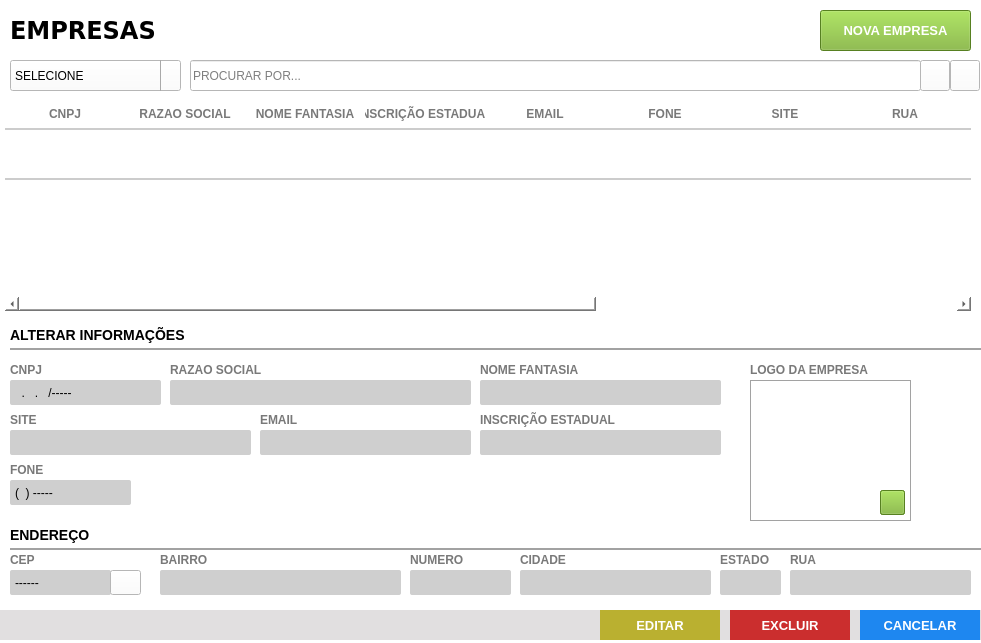
<?xml version="1.0" encoding="UTF-8"?>
<ui version="4.0">
 <class>Frame</class>
 <widget class="QFrame" name="Frame">
  <property name="geometry">
   <rect>
    <x>0</x>
    <y>0</y>
    <width>981</width>
    <height>643</height>
   </rect>
  </property>
  <property name="windowTitle">
   <string>Lista de Empresas</string>
  </property>
  <property name="styleSheet">
   <string notr="true">background: #FFF;</string>
  </property>
  <widget class="QFrame" name="fr_titulo_servicos">
   <property name="geometry">
    <rect>
     <x>0</x>
     <y>0</y>
     <width>981</width>
     <height>60</height>
    </rect>
   </property>
   <property name="styleSheet">
    <string notr="true"/>
   </property>
   <widget class="QLabel" name="lb_tituloClientes_2">
    <property name="geometry">
     <rect>
      <x>10</x>
      <y>15</y>
      <width>200</width>
      <height>30</height>
     </rect>
    </property>
    <property name="font">
     <font>
      <family>DejaVu Sans</family>
      <pointsize>18</pointsize>
      <weight>75</weight>
      <bold>true</bold>
     </font>
    </property>
    <property name="styleSheet">
     <string notr="true">color: rgb(0, 0, 0)</string>
    </property>
    <property name="text">
     <string>EMPRESAS</string>
    </property>
   </widget>
   <widget class="QPushButton" name="bt_novo">
    <property name="geometry">
     <rect>
      <x>820</x>
      <y>10</y>
      <width>151</width>
      <height>41</height>
     </rect>
    </property>
    <property name="font">
     <font>
      <family>Tahoma</family>
      <pointsize>10</pointsize>
      <weight>75</weight>
      <bold>true</bold>
     </font>
    </property>
    <property name="cursor">
     <cursorShape>PointingHandCursor</cursorShape>
    </property>
    <property name="focusPolicy">
     <enum>Qt::NoFocus</enum>
    </property>
    <property name="contextMenuPolicy">
     <enum>Qt::ActionsContextMenu</enum>
    </property>
    <property name="styleSheet">
     <string notr="true">QPushButton {
background-color: #7AB32E;
color: #FFF
 }
QPushButton:hover{
background-color: #40a286
}</string>
    </property>
    <property name="text">
     <string>NOVA EMPRESA</string>
    </property>
    <property name="iconSize">
     <size>
      <width>75</width>
      <height>35</height>
     </size>
    </property>
   </widget>
  </widget>
  <widget class="QTableWidget" name="tb_empresa">
   <property name="geometry">
    <rect>
     <x>0</x>
     <y>100</y>
     <width>971</width>
     <height>211</height>
    </rect>
   </property>
   <property name="cursor" stdset="0">
    <cursorShape>PointingHandCursor</cursorShape>
   </property>
   <property name="focusPolicy">
    <enum>Qt::WheelFocus</enum>
   </property>
   <property name="styleSheet">
    <string notr="true">QTableView{
color: #797979;
font-weight: bold;
font-size: 13px;
background: #FFF;
padding: 0 0 0 5px;
}
QHeaderView:section{
background: #FFF;
padding: 5px 0 ;
font-size: 12px;
font-family: &quot;Arial&quot;;
font-weight: bold;
color: #797979;
border: none;
border-bottom: 2px solid #CCC;
text-transform: uppercase
}
QTableView::item {
border-bottom: 2px solid #CCC;
padding: 2px;
}

</string>
   </property>
   <property name="frameShape">
    <enum>QFrame::NoFrame</enum>
   </property>
   <property name="frameShadow">
    <enum>QFrame::Plain</enum>
   </property>
   <property name="autoScrollMargin">
    <number>20</number>
   </property>
   <property name="editTriggers">
    <set>QAbstractItemView::NoEditTriggers</set>
   </property>
   <property name="selectionMode">
    <enum>QAbstractItemView::NoSelection</enum>
   </property>
   <property name="selectionBehavior">
    <enum>QAbstractItemView::SelectRows</enum>
   </property>
   <property name="showGrid">
    <bool>false</bool>
   </property>
   <property name="gridStyle">
    <enum>Qt::NoPen</enum>
   </property>
   <property name="wordWrap">
    <bool>false</bool>
   </property>
   <property name="rowCount">
    <number>1</number>
   </property>
   <attribute name="horizontalHeaderDefaultSectionSize">
    <number>120</number>
   </attribute>
   <attribute name="horizontalHeaderHighlightSections">
    <bool>false</bool>
   </attribute>
   <attribute name="horizontalHeaderStretchLastSection">
    <bool>true</bool>
   </attribute>
   <attribute name="verticalHeaderVisible">
    <bool>false</bool>
   </attribute>
   <attribute name="verticalHeaderMinimumSectionSize">
    <number>20</number>
   </attribute>
   <attribute name="verticalHeaderDefaultSectionSize">
    <number>50</number>
   </attribute>
   <row>
    <property name="text">
     <string>1</string>
    </property>
   </row>
   <column>
    <property name="text">
     <string>CNPJ</string>
    </property>
   </column>
   <column>
    <property name="text">
     <string>RAZAO SOCIAL</string>
    </property>
   </column>
   <column>
    <property name="text">
     <string>NOME FANTASIA</string>
    </property>
   </column>
   <column>
    <property name="text">
     <string>INSCRIÇÃO ESTADUAL</string>
    </property>
   </column>
   <column>
    <property name="text">
     <string>EMAIL</string>
    </property>
   </column>
   <column>
    <property name="text">
     <string>FONE</string>
    </property>
   </column>
   <column>
    <property name="text">
     <string>SITE</string>
    </property>
   </column>
   <column>
    <property name="text">
     <string>RUA</string>
    </property>
   </column>
   <column>
    <property name="text">
     <string>BAIRRO</string>
    </property>
   </column>
   <column>
    <property name="text">
     <string>NUMERO</string>
    </property>
   </column>
   <column>
    <property name="text">
     <string>CIDADE</string>
    </property>
   </column>
   <column>
    <property name="text">
     <string>ESTADO</string>
    </property>
   </column>
   <column>
    <property name="text">
     <string>CEP</string>
    </property>
   </column>
  </widget>
  <widget class="QLabel" name="lb_FormProdutos_6">
   <property name="geometry">
    <rect>
     <x>170</x>
     <y>360</y>
     <width>181</width>
     <height>20</height>
    </rect>
   </property>
   <property name="styleSheet">
    <string notr="true">QLabel{
font-size: 12px;
font-family: &quot;Arial Unicode MS&quot;;
font-weight: bold;
color: #797979
}</string>
   </property>
   <property name="text">
    <string>RAZAO SOCIAL</string>
   </property>
  </widget>
  <widget class="QLineEdit" name="tx_razao_social">
   <property name="geometry">
    <rect>
     <x>170</x>
     <y>380</y>
     <width>301</width>
     <height>25</height>
    </rect>
   </property>
   <property name="focusPolicy">
    <enum>Qt::WheelFocus</enum>
   </property>
   <property name="styleSheet">
    <string notr="true">QLineEdit{
background: #CFCFCF;
border-radius: 2px;
color: #000;
padding-left: 3px;
font: 13px &quot;Arial&quot; 
}
QLineEdit:Focus {
border: 1px solid red;
}</string>
   </property>
   <property name="placeholderText">
    <string/>
   </property>
  </widget>
  <widget class="QFrame" name="fr_botoes">
   <property name="geometry">
    <rect>
     <x>0</x>
     <y>610</y>
     <width>991</width>
     <height>30</height>
    </rect>
   </property>
   <property name="styleSheet">
    <string notr="true">background:#E1DFE0;
border: none;</string>
   </property>
   <widget class="QPushButton" name="bt_cancelar">
    <property name="geometry">
     <rect>
      <x>860</x>
      <y>0</y>
      <width>120</width>
      <height>30</height>
     </rect>
    </property>
    <property name="font">
     <font>
      <pointsize>10</pointsize>
      <weight>75</weight>
      <bold>true</bold>
     </font>
    </property>
    <property name="cursor">
     <cursorShape>PointingHandCursor</cursorShape>
    </property>
    <property name="focusPolicy">
     <enum>Qt::NoFocus</enum>
    </property>
    <property name="contextMenuPolicy">
     <enum>Qt::ActionsContextMenu</enum>
    </property>
    <property name="styleSheet">
     <string notr="true">QPushButton {
background-color: #1E87F0;
color: #FFF
 }
QPushButton:hover{
background-color: #40a286
}</string>
    </property>
    <property name="text">
     <string>CANCELAR</string>
    </property>
    <property name="iconSize">
     <size>
      <width>75</width>
      <height>35</height>
     </size>
    </property>
   </widget>
   <widget class="QPushButton" name="bt_salvar">
    <property name="geometry">
     <rect>
      <x>600</x>
      <y>0</y>
      <width>120</width>
      <height>30</height>
     </rect>
    </property>
    <property name="font">
     <font>
      <family>Tahoma</family>
      <pointsize>10</pointsize>
      <weight>75</weight>
      <bold>true</bold>
     </font>
    </property>
    <property name="cursor">
     <cursorShape>PointingHandCursor</cursorShape>
    </property>
    <property name="focusPolicy">
     <enum>Qt::NoFocus</enum>
    </property>
    <property name="contextMenuPolicy">
     <enum>Qt::ActionsContextMenu</enum>
    </property>
    <property name="styleSheet">
     <string notr="true">QPushButton {
	background-color: rgb(186, 176, 48);
color: #FFF
 }
QPushButton:hover{
	background-color: rgb(217, 202, 49);
}</string>
    </property>
    <property name="text">
     <string>EDITAR</string>
    </property>
    <property name="iconSize">
     <size>
      <width>75</width>
      <height>35</height>
     </size>
    </property>
   </widget>
   <widget class="QPushButton" name="bt_excluir">
    <property name="geometry">
     <rect>
      <x>730</x>
      <y>0</y>
      <width>120</width>
      <height>30</height>
     </rect>
    </property>
    <property name="font">
     <font>
      <family>Tahoma</family>
      <pointsize>10</pointsize>
      <weight>75</weight>
      <bold>true</bold>
     </font>
    </property>
    <property name="cursor">
     <cursorShape>PointingHandCursor</cursorShape>
    </property>
    <property name="focusPolicy">
     <enum>Qt::NoFocus</enum>
    </property>
    <property name="contextMenuPolicy">
     <enum>Qt::ActionsContextMenu</enum>
    </property>
    <property name="styleSheet">
     <string notr="true">QPushButton {
	background-color: rgb(203, 46, 46);
color: #FFF
 }
QPushButton:hover{
	background-color: rgb(253, 99, 99);
}</string>
    </property>
    <property name="text">
     <string>EXCLUIR</string>
    </property>
    <property name="iconSize">
     <size>
      <width>75</width>
      <height>35</height>
     </size>
    </property>
   </widget>
  </widget>
  <widget class="QLineEdit" name="tx_cnpj">
   <property name="geometry">
    <rect>
     <x>10</x>
     <y>380</y>
     <width>151</width>
     <height>25</height>
    </rect>
   </property>
   <property name="focusPolicy">
    <enum>Qt::WheelFocus</enum>
   </property>
   <property name="styleSheet">
    <string notr="true">QLineEdit{
background: #CFCFCF;
border-radius: 2px;
color: #000;
padding-left: 3px;
font: 13px &quot;Arial&quot; 
}
QLineEdit:Focus {
border: 1px solid red;
}</string>
   </property>
   <property name="inputMask">
    <string>##.###.###/####-##</string>
   </property>
   <property name="text">
    <string>../----</string>
   </property>
   <property name="placeholderText">
    <string/>
   </property>
  </widget>
  <widget class="QLabel" name="lb_FormProdutos_7">
   <property name="geometry">
    <rect>
     <x>10</x>
     <y>360</y>
     <width>61</width>
     <height>20</height>
    </rect>
   </property>
   <property name="styleSheet">
    <string notr="true">QLabel{
font-size: 12px;
font-family: &quot;Arial Unicode MS&quot;;
font-weight: bold;
color: #797979
}</string>
   </property>
   <property name="text">
    <string>CNPJ</string>
   </property>
  </widget>
  <widget class="QLabel" name="lb_FormProdutos_8">
   <property name="geometry">
    <rect>
     <x>480</x>
     <y>360</y>
     <width>111</width>
     <height>20</height>
    </rect>
   </property>
   <property name="styleSheet">
    <string notr="true">QLabel{
font-size: 12px;
font-family: &quot;Arial Unicode MS&quot;;
font-weight: bold;
color: #797979
}</string>
   </property>
   <property name="text">
    <string>NOME FANTASIA</string>
   </property>
  </widget>
  <widget class="QLineEdit" name="tx_nome_fantasia">
   <property name="geometry">
    <rect>
     <x>480</x>
     <y>380</y>
     <width>241</width>
     <height>25</height>
    </rect>
   </property>
   <property name="focusPolicy">
    <enum>Qt::WheelFocus</enum>
   </property>
   <property name="styleSheet">
    <string notr="true">QLineEdit{
background: #CFCFCF;
border-radius: 2px;
color: #000;
padding-left: 3px;
font: 13px &quot;Arial&quot; 
}
QLineEdit:Focus {
border: 1px solid red;
}</string>
   </property>
   <property name="inputMask">
    <string/>
   </property>
   <property name="text">
    <string/>
   </property>
   <property name="placeholderText">
    <string/>
   </property>
  </widget>
  <widget class="QLineEdit" name="tx_inscricao">
   <property name="geometry">
    <rect>
     <x>480</x>
     <y>430</y>
     <width>241</width>
     <height>25</height>
    </rect>
   </property>
   <property name="focusPolicy">
    <enum>Qt::WheelFocus</enum>
   </property>
   <property name="styleSheet">
    <string notr="true">QLineEdit{
background: #CFCFCF;
border-radius: 2px;
color: #000;
padding-left: 3px;
font: 13px &quot;Arial&quot; 
}
QLineEdit:Focus {
border: 1px solid red;
}</string>
   </property>
   <property name="inputMask">
    <string>#########</string>
   </property>
   <property name="text">
    <string/>
   </property>
   <property name="placeholderText">
    <string/>
   </property>
  </widget>
  <widget class="QLabel" name="lb_FormProdutos_9">
   <property name="geometry">
    <rect>
     <x>480</x>
     <y>410</y>
     <width>161</width>
     <height>20</height>
    </rect>
   </property>
   <property name="styleSheet">
    <string notr="true">QLabel{
font-size: 12px;
font-family: &quot;Arial Unicode MS&quot;;
font-weight: bold;
color: #797979
}</string>
   </property>
   <property name="text">
    <string>INSCRIÇÃO ESTADUAL</string>
   </property>
  </widget>
  <widget class="QLabel" name="lb_FormProdutos_10">
   <property name="geometry">
    <rect>
     <x>260</x>
     <y>410</y>
     <width>111</width>
     <height>20</height>
    </rect>
   </property>
   <property name="styleSheet">
    <string notr="true">QLabel{
font-size: 12px;
font-family: &quot;Arial Unicode MS&quot;;
font-weight: bold;
color: #797979
}</string>
   </property>
   <property name="text">
    <string>EMAIL</string>
   </property>
  </widget>
  <widget class="QLineEdit" name="tx_email">
   <property name="geometry">
    <rect>
     <x>260</x>
     <y>430</y>
     <width>211</width>
     <height>25</height>
    </rect>
   </property>
   <property name="focusPolicy">
    <enum>Qt::WheelFocus</enum>
   </property>
   <property name="styleSheet">
    <string notr="true">QLineEdit{
background: #CFCFCF;
border-radius: 2px;
color: #000;
padding-left: 3px;
font: 13px &quot;Arial&quot; 
}
QLineEdit:Focus {
border: 1px solid red;
}</string>
   </property>
   <property name="inputMask">
    <string/>
   </property>
   <property name="text">
    <string/>
   </property>
   <property name="placeholderText">
    <string/>
   </property>
  </widget>
  <widget class="QLabel" name="lb_FormProdutos_11">
   <property name="geometry">
    <rect>
     <x>10</x>
     <y>460</y>
     <width>111</width>
     <height>20</height>
    </rect>
   </property>
   <property name="styleSheet">
    <string notr="true">QLabel{
font-size: 12px;
font-family: &quot;Arial Unicode MS&quot;;
font-weight: bold;
color: #797979
}</string>
   </property>
   <property name="text">
    <string>FONE</string>
   </property>
  </widget>
  <widget class="QLineEdit" name="tx_fone">
   <property name="geometry">
    <rect>
     <x>10</x>
     <y>480</y>
     <width>121</width>
     <height>25</height>
    </rect>
   </property>
   <property name="focusPolicy">
    <enum>Qt::WheelFocus</enum>
   </property>
   <property name="styleSheet">
    <string notr="true">QLineEdit{
background: #CFCFCF;
border-radius: 2px;
color: #000;
padding-left: 3px;
font: 13px &quot;Arial&quot; 
}
QLineEdit:Focus {
border: 1px solid red;
}</string>
   </property>
   <property name="inputMask">
    <string>(##) ####-####</string>
   </property>
   <property name="text">
    <string>() -----</string>
   </property>
   <property name="placeholderText">
    <string/>
   </property>
  </widget>
  <widget class="QLabel" name="lb_FormProdutos_12">
   <property name="geometry">
    <rect>
     <x>10</x>
     <y>410</y>
     <width>111</width>
     <height>20</height>
    </rect>
   </property>
   <property name="styleSheet">
    <string notr="true">QLabel{
font-size: 12px;
font-family: &quot;Arial Unicode MS&quot;;
font-weight: bold;
color: #797979
}</string>
   </property>
   <property name="text">
    <string>SITE</string>
   </property>
  </widget>
  <widget class="QLineEdit" name="tx_site">
   <property name="geometry">
    <rect>
     <x>10</x>
     <y>430</y>
     <width>241</width>
     <height>25</height>
    </rect>
   </property>
   <property name="focusPolicy">
    <enum>Qt::WheelFocus</enum>
   </property>
   <property name="styleSheet">
    <string notr="true">QLineEdit{
background: #CFCFCF;
border-radius: 2px;
color: #000;
padding-left: 3px;
font: 13px &quot;Arial&quot; 
}
QLineEdit:Focus {
border: 1px solid red;
}</string>
   </property>
   <property name="inputMask">
    <string/>
   </property>
   <property name="text">
    <string/>
   </property>
   <property name="placeholderText">
    <string/>
   </property>
  </widget>
  <widget class="QLabel" name="lb_FormProdutos">
   <property name="geometry">
    <rect>
     <x>10</x>
     <y>520</y>
     <width>971</width>
     <height>30</height>
    </rect>
   </property>
   <property name="styleSheet">
    <string notr="true">QLabel{
font-size: 14px;
font-family: &quot;Arial&quot;;
font-weight: bold;

border-bottom: 2px solid #A2A2A2
}</string>
   </property>
   <property name="text">
    <string>ENDEREÇO</string>
   </property>
  </widget>
  <widget class="QLabel" name="lb_FormProdutos_2">
   <property name="geometry">
    <rect>
     <x>10</x>
     <y>320</y>
     <width>971</width>
     <height>30</height>
    </rect>
   </property>
   <property name="styleSheet">
    <string notr="true">QLabel{
font-size: 14px;
font-family: &quot;Arial&quot;;
font-weight: bold;

border-bottom: 2px solid #A2A2A2
}</string>
   </property>
   <property name="text">
    <string>ALTERAR INFORMAÇÕES</string>
   </property>
  </widget>
  <widget class="QPushButton" name="bt_refresh">
   <property name="geometry">
    <rect>
     <x>950</x>
     <y>60</y>
     <width>30</width>
     <height>31</height>
    </rect>
   </property>
   <property name="font">
    <font>
     <family>Arial</family>
    </font>
   </property>
   <property name="cursor">
    <cursorShape>PointingHandCursor</cursorShape>
   </property>
   <property name="focusPolicy">
    <enum>Qt::NoFocus</enum>
   </property>
   <property name="contextMenuPolicy">
    <enum>Qt::NoContextMenu</enum>
   </property>
   <property name="toolTip">
    <string>ATUALIZAR TABELA</string>
   </property>
   <property name="text">
    <string/>
   </property>
   <property name="icon">
    <iconset>
     <normaloff>../Imagens/refresh.png</normaloff>../Imagens/refresh.png</iconset>
   </property>
  </widget>
  <widget class="QLineEdit" name="tx_busca">
   <property name="geometry">
    <rect>
     <x>190</x>
     <y>60</y>
     <width>731</width>
     <height>31</height>
    </rect>
   </property>
   <property name="font">
    <font>
     <family>Arial</family>
    </font>
   </property>
   <property name="focusPolicy">
    <enum>Qt::ClickFocus</enum>
   </property>
   <property name="styleSheet">
    <string notr="true">QLineEdit {
color: #000
}
</string>
   </property>
   <property name="placeholderText">
    <string>PROCURAR POR...</string>
   </property>
  </widget>
  <widget class="QComboBox" name="cb_empresa">
   <property name="geometry">
    <rect>
     <x>10</x>
     <y>60</y>
     <width>171</width>
     <height>31</height>
    </rect>
   </property>
   <property name="focusPolicy">
    <enum>Qt::StrongFocus</enum>
   </property>
   <property name="styleSheet">
    <string notr="true">QComboBox{
background: #fff;
color: #000;
font: 13px &quot;Arial&quot; ;
text-transform: uppercase
}
QComboBox:Focus {
border: 1px solid red;
}
 QComboBox::drop-down {
     subcontrol-origin: padding;
     subcontrol-position: top right;
     width: 25px;
     border-left-width: 1px;
     border-left-color: darkgray;
     border-left-style: solid; /* just a single line */
     border-top-right-radius: 3px; /* same radius as the QComboBox */
     border-bottom-right-radius: 3px;
 }
QComboBox::down-arrow {
     image: url(&quot;Imagens/down.png&quot;);
 }
</string>
   </property>
   <item>
    <property name="text">
     <string>SELECIONE</string>
    </property>
   </item>
  </widget>
  <widget class="QPushButton" name="bt_busca">
   <property name="geometry">
    <rect>
     <x>920</x>
     <y>60</y>
     <width>30</width>
     <height>31</height>
    </rect>
   </property>
   <property name="font">
    <font>
     <family>Arial</family>
    </font>
   </property>
   <property name="cursor">
    <cursorShape>PointingHandCursor</cursorShape>
   </property>
   <property name="focusPolicy">
    <enum>Qt::NoFocus</enum>
   </property>
   <property name="contextMenuPolicy">
    <enum>Qt::NoContextMenu</enum>
   </property>
   <property name="toolTip">
    <string>BUSCAR</string>
   </property>
   <property name="text">
    <string/>
   </property>
   <property name="icon">
    <iconset>
     <normaloff>../Imagens/search.png</normaloff>../Imagens/search.png</iconset>
   </property>
  </widget>
  <widget class="QLabel" name="lb_LogoEmpresa">
   <property name="geometry">
    <rect>
     <x>750</x>
     <y>380</y>
     <width>161</width>
     <height>141</height>
    </rect>
   </property>
   <property name="styleSheet">
    <string notr="true">border: 1px solid #A2A2A2;
background: url('Images/icon/Photo.svg') center no-repeat 
</string>
   </property>
   <property name="text">
    <string/>
   </property>
   <property name="alignment">
    <set>Qt::AlignCenter</set>
   </property>
  </widget>
  <widget class="QPushButton" name="bt_DelLogo">
   <property name="geometry">
    <rect>
     <x>880</x>
     <y>490</y>
     <width>25</width>
     <height>25</height>
    </rect>
   </property>
   <property name="font">
    <font>
     <family>Arial</family>
     <pointsize>16</pointsize>
     <weight>75</weight>
     <bold>true</bold>
    </font>
   </property>
   <property name="toolTip">
    <string>&lt;html&gt;&lt;head/&gt;&lt;body&gt;&lt;p&gt;Deletar Imagem&lt;/p&gt;&lt;/body&gt;&lt;/html&gt;</string>
   </property>
   <property name="styleSheet">
    <string notr="true">QPushButton{
background: #7AB32E;
color: #FFF
}
QPushButton:hover{
background-color: #40a286
}</string>
   </property>
   <property name="text">
    <string/>
   </property>
  </widget>
  <widget class="QPushButton" name="bt_AddLogo">
   <property name="geometry">
    <rect>
     <x>880</x>
     <y>490</y>
     <width>25</width>
     <height>25</height>
    </rect>
   </property>
   <property name="font">
    <font>
     <family>Arial</family>
     <pointsize>16</pointsize>
     <weight>75</weight>
     <bold>true</bold>
    </font>
   </property>
   <property name="toolTip">
    <string>&lt;html&gt;&lt;head/&gt;&lt;body&gt;&lt;p&gt;CADASTRAR IMGEM&lt;/p&gt;&lt;/body&gt;&lt;/html&gt;</string>
   </property>
   <property name="styleSheet">
    <string notr="true">QPushButton{
background: #7AB32E;
color: #FFF
}
QPushButton:hover{
background-color: #40a286
}</string>
   </property>
   <property name="text">
    <string/>
   </property>
  </widget>
  <widget class="QLabel" name="lb_FormFornecedor_21">
   <property name="geometry">
    <rect>
     <x>750</x>
     <y>360</y>
     <width>150</width>
     <height>20</height>
    </rect>
   </property>
   <property name="styleSheet">
    <string notr="true">QLabel{
font-size: 12px;
font-family: &quot;Arial Unicode MS&quot;;
font-weight: bold;
color: #797979
}</string>
   </property>
   <property name="text">
    <string>LOGO DA EMPRESA</string>
   </property>
  </widget>
  <widget class="QLabel" name="lb_FormProdutos_14">
   <property name="geometry">
    <rect>
     <x>790</x>
     <y>550</y>
     <width>111</width>
     <height>20</height>
    </rect>
   </property>
   <property name="styleSheet">
    <string notr="true">QLabel{
font-size: 12px;
font-family: &quot;Arial Unicode MS&quot;;
font-weight: bold;
color: #797979
}</string>
   </property>
   <property name="text">
    <string>RUA</string>
   </property>
  </widget>
  <widget class="QLineEdit" name="tx_rua">
   <property name="geometry">
    <rect>
     <x>790</x>
     <y>570</y>
     <width>181</width>
     <height>25</height>
    </rect>
   </property>
   <property name="focusPolicy">
    <enum>Qt::WheelFocus</enum>
   </property>
   <property name="styleSheet">
    <string notr="true">QLineEdit{
background: #CFCFCF;
border-radius: 2px;
color: #000;
padding-left: 3px;
font: 13px &quot;Arial&quot; 
}
QLineEdit:Focus {
border: 1px solid red;
}</string>
   </property>
   <property name="inputMask">
    <string/>
   </property>
   <property name="text">
    <string/>
   </property>
   <property name="echoMode">
    <enum>QLineEdit::Normal</enum>
   </property>
   <property name="placeholderText">
    <string/>
   </property>
  </widget>
  <widget class="QLabel" name="lb_FormProdutos_19">
   <property name="geometry">
    <rect>
     <x>10</x>
     <y>550</y>
     <width>141</width>
     <height>20</height>
    </rect>
   </property>
   <property name="styleSheet">
    <string notr="true">QLabel{
font-size: 12px;
font-family: &quot;Arial Unicode MS&quot;;
font-weight: bold;
color: #797979
}</string>
   </property>
   <property name="text">
    <string>CEP</string>
   </property>
  </widget>
  <widget class="QLineEdit" name="tx_bairro">
   <property name="geometry">
    <rect>
     <x>160</x>
     <y>570</y>
     <width>241</width>
     <height>25</height>
    </rect>
   </property>
   <property name="focusPolicy">
    <enum>Qt::WheelFocus</enum>
   </property>
   <property name="styleSheet">
    <string notr="true">QLineEdit{
background: #CFCFCF;
border-radius: 2px;
color: #000;
padding-left: 3px;
font: 13px &quot;Arial&quot; 
}
QLineEdit:Focus {
border: 1px solid red;
}</string>
   </property>
   <property name="inputMask">
    <string/>
   </property>
   <property name="text">
    <string/>
   </property>
   <property name="echoMode">
    <enum>QLineEdit::Normal</enum>
   </property>
   <property name="placeholderText">
    <string/>
   </property>
  </widget>
  <widget class="QLineEdit" name="tx_cep">
   <property name="geometry">
    <rect>
     <x>10</x>
     <y>570</y>
     <width>101</width>
     <height>25</height>
    </rect>
   </property>
   <property name="focusPolicy">
    <enum>Qt::WheelFocus</enum>
   </property>
   <property name="styleSheet">
    <string notr="true">QLineEdit{
background: #CFCFCF;
border-radius: 2px;
color: #000;
padding-left: 3px;
font: 13px &quot;Arial&quot; 
}
QLineEdit:Focus {
border: 1px solid red;
}</string>
   </property>
   <property name="inputMask">
    <string>#####-###</string>
   </property>
   <property name="text">
    <string>------</string>
   </property>
   <property name="echoMode">
    <enum>QLineEdit::Normal</enum>
   </property>
   <property name="placeholderText">
    <string/>
   </property>
  </widget>
  <widget class="QPushButton" name="bt_busca_cep">
   <property name="geometry">
    <rect>
     <x>110</x>
     <y>570</y>
     <width>31</width>
     <height>25</height>
    </rect>
   </property>
   <property name="accessibleName">
    <string>BUSCA CEP</string>
   </property>
   <property name="text">
    <string/>
   </property>
   <property name="icon">
    <iconset>
     <normaloff>../../Imagens/search.png</normaloff>../../Imagens/search.png</iconset>
   </property>
  </widget>
  <widget class="QLineEdit" name="tx_cidade">
   <property name="geometry">
    <rect>
     <x>520</x>
     <y>570</y>
     <width>191</width>
     <height>25</height>
    </rect>
   </property>
   <property name="focusPolicy">
    <enum>Qt::WheelFocus</enum>
   </property>
   <property name="styleSheet">
    <string notr="true">QLineEdit{
background: #CFCFCF;
border-radius: 2px;
color: #000;
padding-left: 3px;
font: 13px &quot;Arial&quot; 
}
QLineEdit:Focus {
border: 1px solid red;
}</string>
   </property>
   <property name="inputMask">
    <string/>
   </property>
   <property name="text">
    <string/>
   </property>
   <property name="echoMode">
    <enum>QLineEdit::Normal</enum>
   </property>
   <property name="placeholderText">
    <string/>
   </property>
  </widget>
  <widget class="QLineEdit" name="tx_numero">
   <property name="geometry">
    <rect>
     <x>410</x>
     <y>570</y>
     <width>101</width>
     <height>25</height>
    </rect>
   </property>
   <property name="focusPolicy">
    <enum>Qt::WheelFocus</enum>
   </property>
   <property name="styleSheet">
    <string notr="true">QLineEdit{
background: #CFCFCF;
border-radius: 2px;
color: #000;
padding-left: 3px;
font: 13px &quot;Arial&quot; 
}
QLineEdit:Focus {
border: 1px solid red;
}</string>
   </property>
   <property name="inputMask">
    <string/>
   </property>
   <property name="text">
    <string/>
   </property>
   <property name="echoMode">
    <enum>QLineEdit::Normal</enum>
   </property>
   <property name="placeholderText">
    <string/>
   </property>
  </widget>
  <widget class="QLabel" name="lb_FormProdutos_16">
   <property name="geometry">
    <rect>
     <x>410</x>
     <y>550</y>
     <width>181</width>
     <height>20</height>
    </rect>
   </property>
   <property name="styleSheet">
    <string notr="true">QLabel{
font-size: 12px;
font-family: &quot;Arial Unicode MS&quot;;
font-weight: bold;
color: #797979
}</string>
   </property>
   <property name="text">
    <string>NUMERO</string>
   </property>
  </widget>
  <widget class="QLabel" name="lb_FormProdutos_17">
   <property name="geometry">
    <rect>
     <x>520</x>
     <y>550</y>
     <width>111</width>
     <height>20</height>
    </rect>
   </property>
   <property name="styleSheet">
    <string notr="true">QLabel{
font-size: 12px;
font-family: &quot;Arial Unicode MS&quot;;
font-weight: bold;
color: #797979
}</string>
   </property>
   <property name="text">
    <string>CIDADE</string>
   </property>
  </widget>
  <widget class="QLabel" name="lb_FormProdutos_18">
   <property name="geometry">
    <rect>
     <x>720</x>
     <y>550</y>
     <width>61</width>
     <height>20</height>
    </rect>
   </property>
   <property name="styleSheet">
    <string notr="true">QLabel{
font-size: 12px;
font-family: &quot;Arial Unicode MS&quot;;
font-weight: bold;
color: #797979
}</string>
   </property>
   <property name="text">
    <string>ESTADO</string>
   </property>
  </widget>
  <widget class="QLabel" name="lb_FormProdutos_15">
   <property name="geometry">
    <rect>
     <x>160</x>
     <y>550</y>
     <width>111</width>
     <height>20</height>
    </rect>
   </property>
   <property name="styleSheet">
    <string notr="true">QLabel{
font-size: 12px;
font-family: &quot;Arial Unicode MS&quot;;
font-weight: bold;
color: #797979
}</string>
   </property>
   <property name="text">
    <string>BAIRRO</string>
   </property>
  </widget>
  <widget class="QLineEdit" name="tx_estado">
   <property name="geometry">
    <rect>
     <x>720</x>
     <y>570</y>
     <width>61</width>
     <height>25</height>
    </rect>
   </property>
   <property name="focusPolicy">
    <enum>Qt::WheelFocus</enum>
   </property>
   <property name="styleSheet">
    <string notr="true">QLineEdit{
background: #CFCFCF;
border-radius: 2px;
color: #000;
padding-left: 3px;
font: 13px &quot;Arial&quot; 
}
QLineEdit:Focus {
border: 1px solid red;
}</string>
   </property>
   <property name="inputMask">
    <string/>
   </property>
   <property name="text">
    <string/>
   </property>
   <property name="echoMode">
    <enum>QLineEdit::Normal</enum>
   </property>
   <property name="placeholderText">
    <string/>
   </property>
  </widget>
 </widget>
 <tabstops>
  <tabstop>tx_cnpj</tabstop>
  <tabstop>tx_razao_social</tabstop>
  <tabstop>tx_nome_fantasia</tabstop>
  <tabstop>tx_site</tabstop>
  <tabstop>tx_email</tabstop>
  <tabstop>tx_inscricao</tabstop>
  <tabstop>tx_fone</tabstop>
  <tabstop>tx_cep</tabstop>
  <tabstop>bt_busca_cep</tabstop>
  <tabstop>tx_bairro</tabstop>
  <tabstop>tx_numero</tabstop>
  <tabstop>tx_cidade</tabstop>
  <tabstop>tx_estado</tabstop>
  <tabstop>tx_rua</tabstop>
  <tabstop>tb_empresa</tabstop>
  <tabstop>cb_empresa</tabstop>
  <tabstop>bt_DelLogo</tabstop>
  <tabstop>bt_AddLogo</tabstop>
 </tabstops>
 <resources/>
 <connections/>
</ui>
